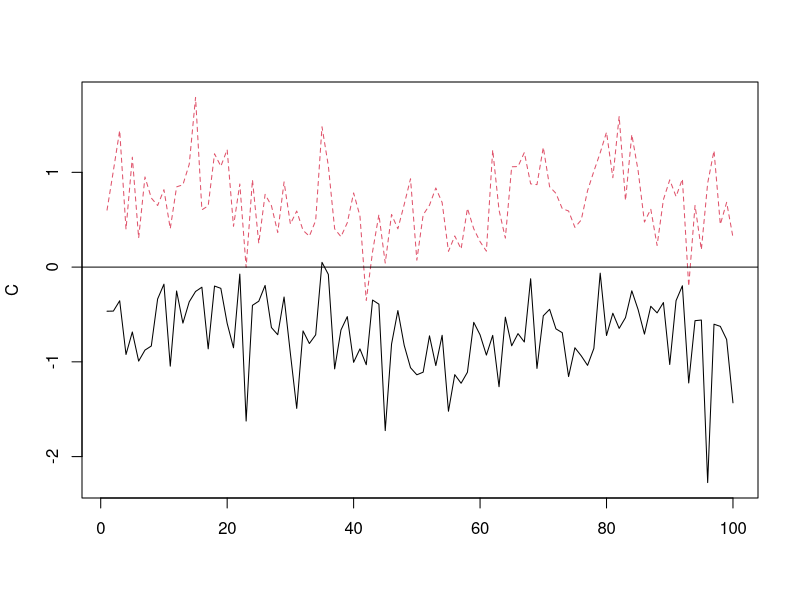

Reproduce this figure in R.
## ---- chunk 1

x = t.test(rnorm(10))
x
names(x)
x$conf.int
## ---- chunk 2
f=function(t){x=t.test(rnorm(t));as.vector(x$conf.int)};
f(10);
f(20);
t <- as.matrix(rep(10,100));
C <- t(apply(t,1,f)); #this is a trick so we don't have to program
matplot(C,type="l"); #a matrix plot
abline(0,0) #includes a line at 0
## ---- chunk 3

num = (C[, 1] < 0) & (C[, 2] > 0)
sum(num)/nrow(C)
